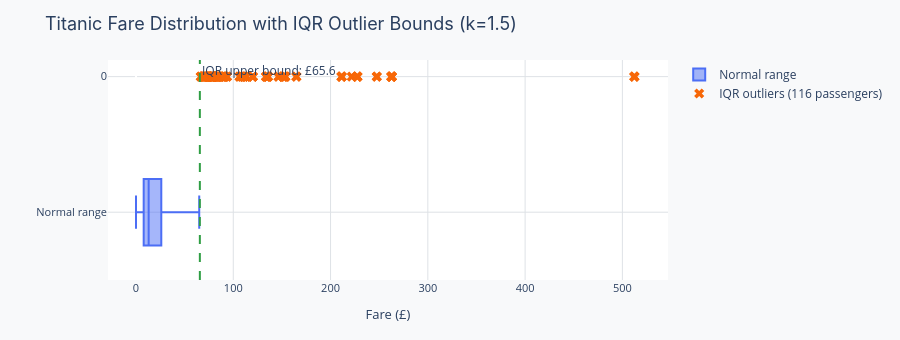

Notebook code for this chart:
### Markdown cell above
---
## Real-world example: Titanic Dataset

The chart below shows the fare distribution using the IQR method with k=1.5. Points beyond the upper bound are flagged in orange.

Notice:
- The **highest fare paid was £512**, far above the IQR upper bound of around £65
- Several passengers paid over £200, which is unusual but historically plausible for first-class berths
- The box plot reveals how compressed the majority of fares are below £50, while a long right tail extends to extreme values

> **Discussion question:** The most expensive fare was £512. Is that a data entry error or a genuine price paid by a wealthy first-class passenger? How would you decide?

### Code cell
np.random.seed(42)

fare = titanic["fare"].dropna()
Q1 = fare.quantile(0.25)
Q3 = fare.quantile(0.75)
IQR = Q3 - Q1
upper_bound = Q3 + 1.5 * IQR

is_outlier = fare > upper_bound
normal_fare = fare[~is_outlier]
outlier_fare = fare[is_outlier]

fig = go.Figure()

fig.add_trace(go.Box(
    x=normal_fare,
    name="Normal range",
    marker_color=PALETTE["primary"],
    boxpoints=False,
))

fig.add_trace(go.Scatter(
    x=outlier_fare,
    y=[0] * len(outlier_fare),
    mode="markers",
    name=f"IQR outliers ({is_outlier.sum()} passengers)",
    marker=dict(color=PALETTE["secondary"], size=9, symbol="x"),
))

fig.add_vline(
    x=upper_bound, line_dash="dash",
    line_color=PALETTE["accent"],
    annotation_text=f"IQR upper bound: £{upper_bound:.1f}",
    annotation_position="top right",
)

layout = base_layout(
    title="Titanic Fare Distribution with IQR Outlier Bounds (k=1.5)",
    xaxis_title="Fare (£)",
    yaxis_title="",
)
layout.update(showlegend=True, height=340)
fig.update_layout(layout)
fig.show()

### Figure 1 — Plotly figure (JSON) as saved in the notebook; plotly's stock layout.template omitted (floating-point values rounded to 4 significant figures; data arrays with more than 128 entries replaced by an {"elided": "..."} marker saying what was removed)
{"data": [{"boxpoints": false, "marker": {"color": "#4C6EF5"}, "name": "Normal range", "type": "box", "x": {"elided": "775 float values"}}, {"marker": {"color": "#F76707", "size": 9, "symbol": "x"}, "mode": "markers", "name": "IQR outliers (116 passengers)", "type": "scatter", "x": [71.28, 263.0, 146.5, 82.17, 76.73, 80.0, 83.47, 73.5, 263.0, 77.29, 247.5, 73.5, 77.29, 79.2, 66.6, 69.55, 69.55, 146.5, 69.55, 113.3, 76.29, 90.0, 83.47, 90.0, 79.2, 86.5, 512.3, 79.65, 153.5, 135.6, 77.96, 78.85, 91.08, 151.6, 247.5, 151.6, 110.9, 108.9, 83.16, 262.4, 164.9, 134.5, 69.55, 135.6, 153.5, 133.7, 66.6, 134.5, 263.0, 75.25, 69.3, 135.6, 82.17, 211.5, 227.5, 73.5, 120.0, 113.3, 90.0, 120.0, 263.0, 81.86, 89.1, 91.08, 90.0, 78.27, 151.6, 86.5, 108.9, 93.5, 221.8, 106.4, 71.0, 106.4, 110.9, 227.5, 79.65, 110.9, 79.65, 79.2, 78.27, 153.5, 77.96, 69.3, 76.73, 73.5, 113.3, 133.7, 73.5, 512.3, 76.73, 211.3, 110.9, 227.5, 151.6, 227.5, 211.3, 512.3, 78.85, 262.4, 71.0, 86.5, 120.0, 77.96, 211.3, 79.2, 69.55, 120.0, 93.5, 80.0, 83.16, 69.55, 89.1, 164.9, 69.55, 83.16], "y": [0, 0, 0, 0, 0, 0, 0, 0, 0, 0, 0, 0, 0, 0, 0, 0, 0, 0, 0, 0, 0, 0, 0, 0, 0, 0, 0, 0, 0, 0, 0, 0, 0, 0, 0, 0, 0, 0, 0, 0, 0, 0, 0, 0, 0, 0, 0, 0, 0, 0, 0, 0, 0, 0, 0, 0, 0, 0, 0, 0, 0, 0, 0, 0, 0, 0, 0, 0, 0, 0, 0, 0, 0, 0, 0, 0, 0, 0, 0, 0, 0, 0, 0, 0, 0, 0, 0, 0, 0, 0, 0, 0, 0, 0, 0, 0, 0, 0, 0, 0, 0, 0, 0, 0, 0, 0, 0, 0, 0, 0, 0, 0, 0, 0, 0, 0]}], "layout": {"annotations": [{"showarrow": false, "text": "IQR upper bound: £65.6", "x": 65.63, "xanchor": "left", "xref": "x", "y": 1, "yanchor": "top", "yref": "y domain"}], "height": 340, "legend": {"font": {"size": 12}}, "margin": {"b": 60, "l": 60, "r": 30, "t": 60}, "paper_bgcolor": "#F8F9FA", "plot_bgcolor": "#FFFFFF", "shapes": [{"line": {"color": "#2F9E44", "dash": "dash"}, "type": "line", "x0": 65.63, "x1": 65.63, "xref": "x", "y0": 0, "y1": 1, "yref": "y domain"}], "showlegend": true, "title": {"font": {"family": "Inter, Arial, sans-serif", "size": 18}, "text": "Titanic Fare Distribution with IQR Outlier Bounds (k=1.5)"}, "xaxis": {"gridcolor": "#DEE2E6", "tickfont": {"size": 11}, "title": {"font": {"size": 13}, "text": "Fare (£)"}}, "yaxis": {"gridcolor": "#DEE2E6", "tickfont": {"size": 11}, "title": {"font": {"size": 13}, "text": ""}}}}
